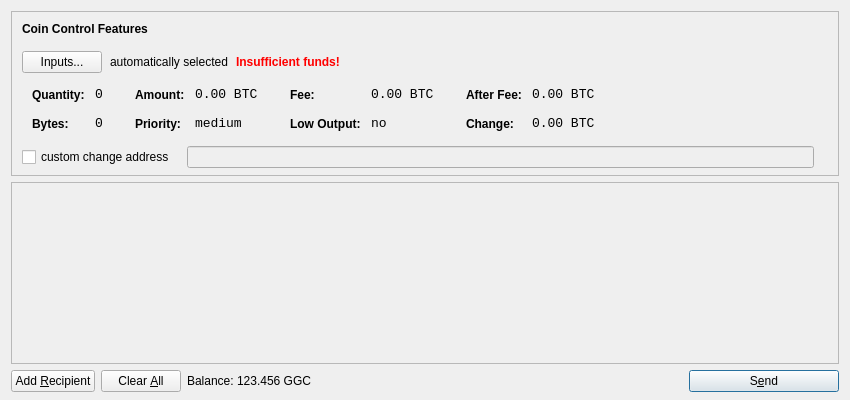
<?xml version="1.0" encoding="UTF-8"?>
<ui version="4.0">
 <class>SendCoinsDialog</class>
 <widget class="QDialog" name="SendCoinsDialog">
  <property name="geometry">
   <rect>
    <x>0</x>
    <y>0</y>
    <width>850</width>
    <height>400</height>
   </rect>
  </property>
  <property name="windowTitle">
   <string>Send Coins</string>
  </property>
  <layout class="QVBoxLayout" name="verticalLayout" stretch="0,1,0">
   <property name="bottomMargin">
    <number>8</number>
   </property>
   <item>
    <widget class="QFrame" name="frameCoinControl">
     <property name="sizePolicy">
      <sizepolicy hsizetype="Expanding" vsizetype="Expanding">
       <horstretch>0</horstretch>
       <verstretch>0</verstretch>
      </sizepolicy>
     </property>
     <property name="maximumSize">
      <size>
       <width>16777215</width>
       <height>16777215</height>
      </size>
     </property>
     <property name="frameShape">
      <enum>QFrame::StyledPanel</enum>
     </property>
     <property name="frameShadow">
      <enum>QFrame::Sunken</enum>
     </property>
     <layout class="QVBoxLayout" name="verticalLayoutCoinControl2">
      <property name="spacing">
       <number>-1</number>
      </property>
      <property name="leftMargin">
       <number>0</number>
      </property>
      <property name="topMargin">
       <number>0</number>
      </property>
      <property name="rightMargin">
       <number>0</number>
      </property>
      <property name="bottomMargin">
       <number>6</number>
      </property>
      <item>
       <layout class="QVBoxLayout" name="verticalLayoutCoinControl" stretch="0,0,0,0,1">
        <property name="spacing">
         <number>0</number>
        </property>
        <property name="leftMargin">
         <number>10</number>
        </property>
        <property name="topMargin">
         <number>10</number>
        </property>
        <item>
         <layout class="QHBoxLayout" name="horizontalLayoutCoinControl1">
          <property name="bottomMargin">
           <number>15</number>
          </property>
          <item>
           <widget class="QLabel" name="labelCoinControlFeatures">
            <property name="sizePolicy">
             <sizepolicy hsizetype="Preferred" vsizetype="Maximum">
              <horstretch>0</horstretch>
              <verstretch>0</verstretch>
             </sizepolicy>
            </property>
            <property name="font">
             <font>
              <weight>75</weight>
              <bold>true</bold>
             </font>
            </property>
            <property name="styleSheet">
             <string notr="true">font-weight:bold;</string>
            </property>
            <property name="text">
             <string>Coin Control Features</string>
            </property>
           </widget>
          </item>
         </layout>
        </item>
        <item>
         <layout class="QHBoxLayout" name="horizontalLayoutCoinControl2" stretch="0,0,0,0">
          <property name="spacing">
           <number>8</number>
          </property>
          <property name="bottomMargin">
           <number>10</number>
          </property>
          <item>
           <widget class="QPushButton" name="pushButtonCoinControl">
            <property name="styleSheet">
             <string notr="true"/>
            </property>
            <property name="text">
             <string>Inputs...</string>
            </property>
           </widget>
          </item>
          <item>
           <widget class="QLabel" name="labelCoinControlAutomaticallySelected">
            <property name="text">
             <string>automatically selected</string>
            </property>
            <property name="margin">
             <number>5</number>
            </property>
           </widget>
          </item>
          <item>
           <widget class="QLabel" name="labelCoinControlInsuffFunds">
            <property name="font">
             <font>
              <weight>75</weight>
              <bold>true</bold>
             </font>
            </property>
            <property name="styleSheet">
             <string notr="true">color:red;font-weight:bold;</string>
            </property>
            <property name="text">
             <string>Insufficient funds!</string>
            </property>
            <property name="margin">
             <number>5</number>
            </property>
           </widget>
          </item>
          <item>
           <spacer name="horizontalSpacerCoinControl">
            <property name="orientation">
             <enum>Qt::Horizontal</enum>
            </property>
            <property name="sizeHint" stdset="0">
             <size>
              <width>40</width>
              <height>1</height>
             </size>
            </property>
           </spacer>
          </item>
         </layout>
        </item>
        <item>
         <widget class="QWidget" name="widgetCoinControl" native="true">
          <property name="sizePolicy">
           <sizepolicy hsizetype="Preferred" vsizetype="Preferred">
            <horstretch>0</horstretch>
            <verstretch>0</verstretch>
           </sizepolicy>
          </property>
          <property name="minimumSize">
           <size>
            <width>0</width>
            <height>0</height>
           </size>
          </property>
          <property name="styleSheet">
           <string notr="true"/>
          </property>
          <layout class="QHBoxLayout" name="horizontalLayoutCoinControl5">
           <property name="margin">
            <number>0</number>
           </property>
           <item>
            <layout class="QHBoxLayout" name="horizontalLayoutCoinControl3" stretch="0,0,0,1">
             <property name="spacing">
              <number>20</number>
             </property>
             <property name="topMargin">
              <number>0</number>
             </property>
             <property name="bottomMargin">
              <number>10</number>
             </property>
             <item>
              <layout class="QFormLayout" name="formLayoutCoinControl1">
               <property name="horizontalSpacing">
                <number>10</number>
               </property>
               <property name="verticalSpacing">
                <number>14</number>
               </property>
               <property name="leftMargin">
                <number>10</number>
               </property>
               <property name="topMargin">
                <number>4</number>
               </property>
               <property name="rightMargin">
                <number>6</number>
               </property>
               <item row="0" column="0">
                <widget class="QLabel" name="labelCoinControlQuantityText">
                 <property name="styleSheet">
                  <string notr="true">font-weight:bold;</string>
                 </property>
                 <property name="text">
                  <string>Quantity:</string>
                 </property>
                 <property name="margin">
                  <number>0</number>
                 </property>
                </widget>
               </item>
               <item row="0" column="1">
                <widget class="QLabel" name="labelCoinControlQuantity">
                 <property name="font">
                  <font>
                   <family>Monospace</family>
                   <pointsize>10</pointsize>
                  </font>
                 </property>
                 <property name="cursor">
                  <cursorShape>IBeamCursor</cursorShape>
                 </property>
                 <property name="contextMenuPolicy">
                  <enum>Qt::ActionsContextMenu</enum>
                 </property>
                 <property name="text">
                  <string notr="true">0</string>
                 </property>
                 <property name="margin">
                  <number>0</number>
                 </property>
                 <property name="textInteractionFlags">
                  <set>Qt::LinksAccessibleByMouse|Qt::TextSelectableByKeyboard|Qt::TextSelectableByMouse</set>
                 </property>
                </widget>
               </item>
               <item row="1" column="0">
                <widget class="QLabel" name="labelCoinControlBytesText">
                 <property name="styleSheet">
                  <string notr="true">font-weight:bold;</string>
                 </property>
                 <property name="text">
                  <string>Bytes:</string>
                 </property>
                </widget>
               </item>
               <item row="1" column="1">
                <widget class="QLabel" name="labelCoinControlBytes">
                 <property name="font">
                  <font>
                   <family>Monospace</family>
                   <pointsize>10</pointsize>
                  </font>
                 </property>
                 <property name="cursor">
                  <cursorShape>IBeamCursor</cursorShape>
                 </property>
                 <property name="contextMenuPolicy">
                  <enum>Qt::ActionsContextMenu</enum>
                 </property>
                 <property name="text">
                  <string notr="true">0</string>
                 </property>
                 <property name="textInteractionFlags">
                  <set>Qt::LinksAccessibleByMouse|Qt::TextSelectableByKeyboard|Qt::TextSelectableByMouse</set>
                 </property>
                </widget>
               </item>
              </layout>
             </item>
             <item>
              <layout class="QFormLayout" name="formLayoutCoinControl2">
               <property name="horizontalSpacing">
                <number>10</number>
               </property>
               <property name="verticalSpacing">
                <number>14</number>
               </property>
               <property name="leftMargin">
                <number>6</number>
               </property>
               <property name="topMargin">
                <number>4</number>
               </property>
               <property name="rightMargin">
                <number>6</number>
               </property>
               <item row="0" column="0">
                <widget class="QLabel" name="labelCoinControlAmountText">
                 <property name="styleSheet">
                  <string notr="true">font-weight:bold;</string>
                 </property>
                 <property name="text">
                  <string>Amount:</string>
                 </property>
                 <property name="margin">
                  <number>0</number>
                 </property>
                </widget>
               </item>
               <item row="0" column="1">
                <widget class="QLabel" name="labelCoinControlAmount">
                 <property name="font">
                  <font>
                   <family>Monospace</family>
                   <pointsize>10</pointsize>
                  </font>
                 </property>
                 <property name="cursor">
                  <cursorShape>IBeamCursor</cursorShape>
                 </property>
                 <property name="contextMenuPolicy">
                  <enum>Qt::ActionsContextMenu</enum>
                 </property>
                 <property name="text">
                  <string notr="true">0.00 BTC</string>
                 </property>
                 <property name="textInteractionFlags">
                  <set>Qt::LinksAccessibleByMouse|Qt::TextSelectableByKeyboard|Qt::TextSelectableByMouse</set>
                 </property>
                </widget>
               </item>
               <item row="1" column="0">
                <widget class="QLabel" name="labelCoinControlPriorityText">
                 <property name="styleSheet">
                  <string notr="true">font-weight:bold;</string>
                 </property>
                 <property name="text">
                  <string>Priority:</string>
                 </property>
                </widget>
               </item>
               <item row="1" column="1">
                <widget class="QLabel" name="labelCoinControlPriority">
                 <property name="font">
                  <font>
                   <family>Monospace</family>
                   <pointsize>10</pointsize>
                  </font>
                 </property>
                 <property name="cursor">
                  <cursorShape>IBeamCursor</cursorShape>
                 </property>
                 <property name="contextMenuPolicy">
                  <enum>Qt::ActionsContextMenu</enum>
                 </property>
                 <property name="text">
                  <string>medium</string>
                 </property>
                 <property name="textInteractionFlags">
                  <set>Qt::LinksAccessibleByMouse|Qt::TextSelectableByKeyboard|Qt::TextSelectableByMouse</set>
                 </property>
                </widget>
               </item>
              </layout>
             </item>
             <item>
              <layout class="QFormLayout" name="formLayoutCoinControl3">
               <property name="horizontalSpacing">
                <number>10</number>
               </property>
               <property name="verticalSpacing">
                <number>14</number>
               </property>
               <property name="leftMargin">
                <number>6</number>
               </property>
               <property name="topMargin">
                <number>4</number>
               </property>
               <property name="rightMargin">
                <number>6</number>
               </property>
               <item row="0" column="0">
                <widget class="QLabel" name="labelCoinControlFeeText">
                 <property name="styleSheet">
                  <string notr="true">font-weight:bold;</string>
                 </property>
                 <property name="text">
                  <string>Fee:</string>
                 </property>
                 <property name="margin">
                  <number>0</number>
                 </property>
                </widget>
               </item>
               <item row="0" column="1">
                <widget class="QLabel" name="labelCoinControlFee">
                 <property name="font">
                  <font>
                   <family>Monospace</family>
                   <pointsize>10</pointsize>
                  </font>
                 </property>
                 <property name="cursor">
                  <cursorShape>IBeamCursor</cursorShape>
                 </property>
                 <property name="contextMenuPolicy">
                  <enum>Qt::ActionsContextMenu</enum>
                 </property>
                 <property name="text">
                  <string notr="true">0.00 BTC</string>
                 </property>
                 <property name="textInteractionFlags">
                  <set>Qt::LinksAccessibleByMouse|Qt::TextSelectableByKeyboard|Qt::TextSelectableByMouse</set>
                 </property>
                </widget>
               </item>
               <item row="1" column="0">
                <widget class="QLabel" name="labelCoinControlLowOutputText">
                 <property name="styleSheet">
                  <string notr="true">font-weight:bold;</string>
                 </property>
                 <property name="text">
                  <string>Low Output:</string>
                 </property>
                </widget>
               </item>
               <item row="1" column="1">
                <widget class="QLabel" name="labelCoinControlLowOutput">
                 <property name="font">
                  <font>
                   <family>Monospace</family>
                   <pointsize>10</pointsize>
                  </font>
                 </property>
                 <property name="cursor">
                  <cursorShape>IBeamCursor</cursorShape>
                 </property>
                 <property name="contextMenuPolicy">
                  <enum>Qt::ActionsContextMenu</enum>
                 </property>
                 <property name="text">
                  <string>no</string>
                 </property>
                 <property name="textInteractionFlags">
                  <set>Qt::LinksAccessibleByMouse|Qt::TextSelectableByKeyboard|Qt::TextSelectableByMouse</set>
                 </property>
                </widget>
               </item>
              </layout>
             </item>
             <item>
              <layout class="QFormLayout" name="formLayoutCoinControl4">
               <property name="horizontalSpacing">
                <number>10</number>
               </property>
               <property name="verticalSpacing">
                <number>14</number>
               </property>
               <property name="leftMargin">
                <number>6</number>
               </property>
               <property name="topMargin">
                <number>4</number>
               </property>
               <property name="rightMargin">
                <number>6</number>
               </property>
               <item row="0" column="0">
                <widget class="QLabel" name="labelCoinControlAfterFeeText">
                 <property name="styleSheet">
                  <string notr="true">font-weight:bold;</string>
                 </property>
                 <property name="text">
                  <string>After Fee:</string>
                 </property>
                 <property name="margin">
                  <number>0</number>
                 </property>
                </widget>
               </item>
               <item row="0" column="1">
                <widget class="QLabel" name="labelCoinControlAfterFee">
                 <property name="font">
                  <font>
                   <family>Monospace</family>
                   <pointsize>10</pointsize>
                  </font>
                 </property>
                 <property name="cursor">
                  <cursorShape>IBeamCursor</cursorShape>
                 </property>
                 <property name="contextMenuPolicy">
                  <enum>Qt::ActionsContextMenu</enum>
                 </property>
                 <property name="text">
                  <string notr="true">0.00 BTC</string>
                 </property>
                 <property name="textInteractionFlags">
                  <set>Qt::LinksAccessibleByMouse|Qt::TextSelectableByKeyboard|Qt::TextSelectableByMouse</set>
                 </property>
                </widget>
               </item>
               <item row="1" column="0">
                <widget class="QLabel" name="labelCoinControlChangeText">
                 <property name="styleSheet">
                  <string notr="true">font-weight:bold;</string>
                 </property>
                 <property name="text">
                  <string>Change:</string>
                 </property>
                </widget>
               </item>
               <item row="1" column="1">
                <widget class="QLabel" name="labelCoinControlChange">
                 <property name="font">
                  <font>
                   <family>Monospace</family>
                   <pointsize>10</pointsize>
                  </font>
                 </property>
                 <property name="cursor">
                  <cursorShape>IBeamCursor</cursorShape>
                 </property>
                 <property name="contextMenuPolicy">
                  <enum>Qt::ActionsContextMenu</enum>
                 </property>
                 <property name="text">
                  <string notr="true">0.00 BTC</string>
                 </property>
                 <property name="textInteractionFlags">
                  <set>Qt::LinksAccessibleByMouse|Qt::TextSelectableByKeyboard|Qt::TextSelectableByMouse</set>
                 </property>
                </widget>
               </item>
              </layout>
             </item>
            </layout>
           </item>
          </layout>
         </widget>
        </item>
        <item>
         <layout class="QHBoxLayout" name="horizontalLayoutCoinControl4" stretch="0,0,0">
          <property name="spacing">
           <number>12</number>
          </property>
          <property name="sizeConstraint">
           <enum>QLayout::SetDefaultConstraint</enum>
          </property>
          <property name="topMargin">
           <number>5</number>
          </property>
          <property name="rightMargin">
           <number>5</number>
          </property>
          <item>
           <widget class="QCheckBox" name="checkBoxCoinControlChange">
            <property name="text">
             <string>custom change address</string>
            </property>
           </widget>
          </item>
          <item>
           <widget class="QLineEdit" name="lineEditCoinControlChange">
            <property name="enabled">
             <bool>false</bool>
            </property>
            <property name="sizePolicy">
             <sizepolicy hsizetype="Expanding" vsizetype="Fixed">
              <horstretch>0</horstretch>
              <verstretch>0</verstretch>
             </sizepolicy>
            </property>
           </widget>
          </item>
          <item>
           <widget class="QLabel" name="labelCoinControlChangeLabel">
            <property name="sizePolicy">
             <sizepolicy hsizetype="Preferred" vsizetype="Expanding">
              <horstretch>0</horstretch>
              <verstretch>0</verstretch>
             </sizepolicy>
            </property>
            <property name="minimumSize">
             <size>
              <width>0</width>
              <height>0</height>
             </size>
            </property>
            <property name="text">
             <string/>
            </property>
            <property name="margin">
             <number>3</number>
            </property>
           </widget>
          </item>
         </layout>
        </item>
        <item>
         <spacer name="verticalSpacerCoinControl">
          <property name="orientation">
           <enum>Qt::Vertical</enum>
          </property>
          <property name="sizeHint" stdset="0">
           <size>
            <width>800</width>
            <height>1</height>
           </size>
          </property>
         </spacer>
        </item>
       </layout>
      </item>
     </layout>
    </widget>
   </item>
   <item>
    <widget class="QScrollArea" name="scrollArea">
     <property name="widgetResizable">
      <bool>true</bool>
     </property>
     <widget class="QWidget" name="scrollAreaWidgetContents">
      <property name="geometry">
       <rect>
        <x>0</x>
        <y>0</y>
        <width>830</width>
        <height>165</height>
       </rect>
      </property>
      <layout class="QVBoxLayout" name="verticalLayout_2">
       <property name="margin">
        <number>0</number>
       </property>
       <item>
        <layout class="QVBoxLayout" name="entries">
         <property name="spacing">
          <number>6</number>
         </property>
        </layout>
       </item>
       <item>
        <spacer name="verticalSpacer">
         <property name="orientation">
          <enum>Qt::Vertical</enum>
         </property>
         <property name="sizeHint" stdset="0">
          <size>
           <width>20</width>
           <height>40</height>
          </size>
         </property>
        </spacer>
       </item>
      </layout>
     </widget>
    </widget>
   </item>
   <item>
    <layout class="QHBoxLayout" name="horizontalLayout">
     <item>
      <widget class="QPushButton" name="addButton">
       <property name="toolTip">
        <string>Send to multiple recipients at once</string>
       </property>
       <property name="text">
        <string>Add &amp;Recipient</string>
       </property>
       <property name="icon">
        <iconset resource="../bitcoin.qrc">
         <normaloff>:/icons/add</normaloff>:/icons/add</iconset>
       </property>
       <property name="autoDefault">
        <bool>false</bool>
       </property>
      </widget>
     </item>
     <item>
      <widget class="QPushButton" name="clearButton">
       <property name="sizePolicy">
        <sizepolicy hsizetype="Minimum" vsizetype="Fixed">
         <horstretch>0</horstretch>
         <verstretch>0</verstretch>
        </sizepolicy>
       </property>
       <property name="toolTip">
        <string>Remove all transaction fields</string>
       </property>
       <property name="text">
        <string>Clear &amp;All</string>
       </property>
       <property name="icon">
        <iconset resource="../bitcoin.qrc">
         <normaloff>:/icons/remove</normaloff>:/icons/remove</iconset>
       </property>
       <property name="autoRepeatDelay">
        <number>300</number>
       </property>
       <property name="autoDefault">
        <bool>false</bool>
       </property>
      </widget>
     </item>
     <item>
      <layout class="QHBoxLayout" name="horizontalLayout_2">
       <property name="spacing">
        <number>3</number>
       </property>
       <item>
        <widget class="QLabel" name="label">
         <property name="text">
          <string>Balance:</string>
         </property>
        </widget>
       </item>
       <item>
        <widget class="QLabel" name="labelBalance">
         <property name="cursor">
          <cursorShape>IBeamCursor</cursorShape>
         </property>
         <property name="text">
          <string>123.456 GGC</string>
         </property>
         <property name="textInteractionFlags">
          <set>Qt::LinksAccessibleByMouse|Qt::TextSelectableByKeyboard|Qt::TextSelectableByMouse</set>
         </property>
        </widget>
       </item>
      </layout>
     </item>
     <item>
      <spacer name="horizontalSpacer">
       <property name="orientation">
        <enum>Qt::Horizontal</enum>
       </property>
       <property name="sizeHint" stdset="0">
        <size>
         <width>40</width>
         <height>20</height>
        </size>
       </property>
      </spacer>
     </item>
     <item>
      <widget class="QPushButton" name="sendButton">
       <property name="minimumSize">
        <size>
         <width>150</width>
         <height>0</height>
        </size>
       </property>
       <property name="toolTip">
        <string>Confirm the send action</string>
       </property>
       <property name="text">
        <string>S&amp;end</string>
       </property>
       <property name="icon">
        <iconset resource="../bitcoin.qrc">
         <normaloff>:/icons/send</normaloff>:/icons/send</iconset>
       </property>
       <property name="default">
        <bool>true</bool>
       </property>
      </widget>
     </item>
    </layout>
   </item>
  </layout>
 </widget>
 <resources>
  <include location="../bitcoin.qrc"/>
 </resources>
 <connections/>
</ui>
